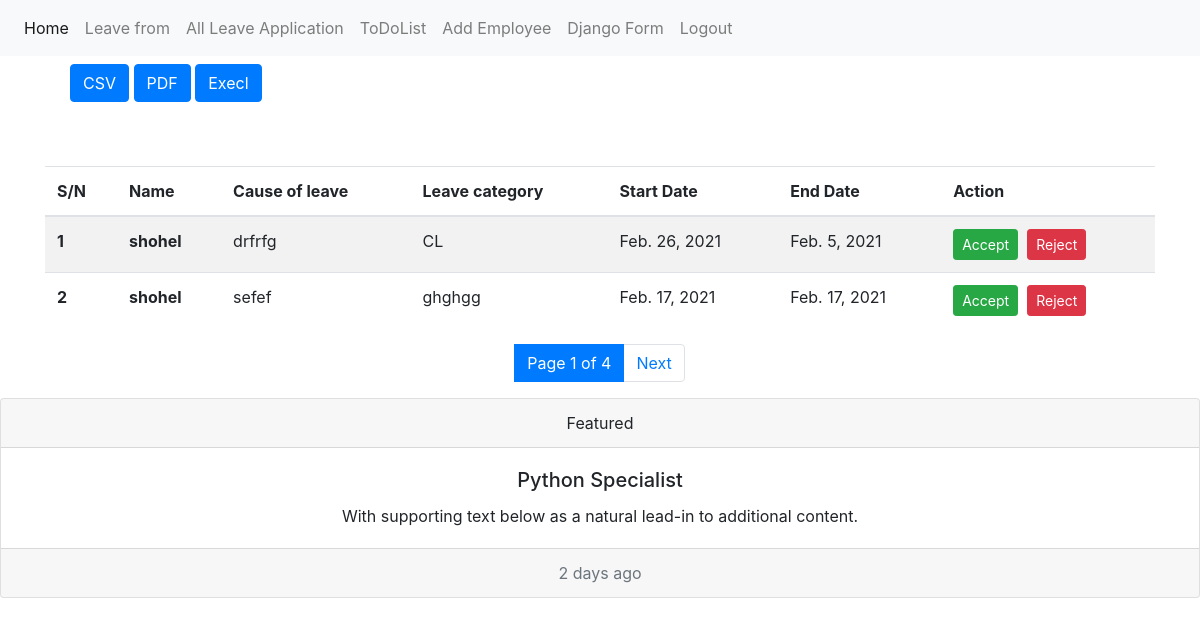
Page /all-application (signed in) on the committed database.
### emsapp/models.py (models this page shows, shortened)
class LeaveApplication(models.Model):
    user=models.ForeignKey(User, on_delete=models.CASCADE)
    case_of_leave=models.TextField(blank=True, null=True)
    leave_category=models.CharField(max_length=250)
    star_date=models.DateField(blank=True, null=True)
    end_date=models.DateField(blank=True, null=True)
    date=models.DateField(auto_now_add=True)
    checked=models.BooleanField(default=False)
    approved=models.BooleanField(default=False)

### emsapp/views.py (the view)
# urls.py: path('all-application', all_application, name='all_application'),
@login_required(login_url='/')
def all_application(request):
    applications=LeaveApplication.objects.filter(checked=False)
    p= Paginator(applications, 2) #item per page
    total_page=p.num_pages
    page_number = request.GET.get('page',1)
    try:
        page=p.page(page_number)
    except EmptyPage:
        page=p.page(1)
    context={'applications':page,'total_page':total_page,'page_number':page_number}
    return render(request, 'all_application.html',context)

### templates/all_application.html (shortened to what this page needs)
{% extends 'base.html' %}
{% block content %}
    <div class="container" >
      <div class="row">
        <div class="coll-8 mt-2">
          <ul>
            <a href="{% url 'export_csv_all_application'%}"><button class="btn btn-primary">CSV</button> </a>
            <a href="{% url 'export_pdf_all_application' %}"><button class="btn btn-primary">PDF</button> </a>
            <a href="{% url 'export_xls_all_application' %}"><button class="btn btn-primary">Execl</button> </a>
          </ul>
        </div>
      </div>
        <div class="row">
            <div class="col-md-12 m-auto pt-5">
                {% if applications %}
                  <table class="table table-striped">
                      <thead>
                        <tr>
                          <th scope="col">S/N</th>
                          <th scope="col">Name</th>
                          <th scope="col">Cause of leave </th>
                          <th scope="col">Leave category </th>
                          <th scope="col">Start Date</th>
                          <th scope="col">End Date</th>
                          <th scope="col">Action</th>
                        </tr>
                      </thead>
                      <tbody>
                          {% for applications in applications%}
                        <tr>
                          <th>{{ forloop.counter }}</th>
                          <th scope="row">{{ applications.user.username }}</th>
                          <td>{{ applications.case_of_leave }}</td>
                          <td>{{ applications.leave_category }}</td>
                          <td>{{ applications.star_date }}</td>
                          <td>{{ applications.end_date }}</td>
                          <td><a href="{% url 'applicatin_approval' applications.id 1 %}"><button class="btn btn-success btn-sm">Accept</button></a>&nbsp; <a href="{% url 'applicatin_approval' applications.id 0 %}"><button class="btn btn-danger btn-sm"> Reject</button></a></td>
                        </tr>
                        {% endfor %}
                      </tbody>
                  </table>
                  {% else %}
                  <div class="alert alert-primary" role="alert">
                    No Data Avaivale to Show
                  </div>
                  {%endif%}
            </div>
        </div>
        <div class="row">
       <div class="col-md-12 d-flex justify-content-center">
          <ul class="pagination">
            <li class="page-item active">
              <a class="page-link" >Page {{ page_number }} of {{ total_page }}</a>
            </li>
            <li class="page-item">
              {% if applications.has_next %}
              <a class="page-link" href="{% url 'all_application' %}?page={{applications.next_page_number}}">Next</a>
              {% endif %}
            </li>
          </ul>
         </div>
        </div>
    </div>
{% endblock content %}

### rows in the picture
LeaveApplication: user.username "shohel", case_of_leave "drfrfg", leave_category "CL", star_date "Feb. 26, 2021", end_date "Feb. 5, 2021"
LeaveApplication: user.username "shohel", case_of_leave "sefef", leave_category "ghghgg", star_date "Feb. 17, 2021", end_date "Feb. 17, 2021"

### other values in the picture
{{ page_number }} "1"
{{ total_page }} "4"
